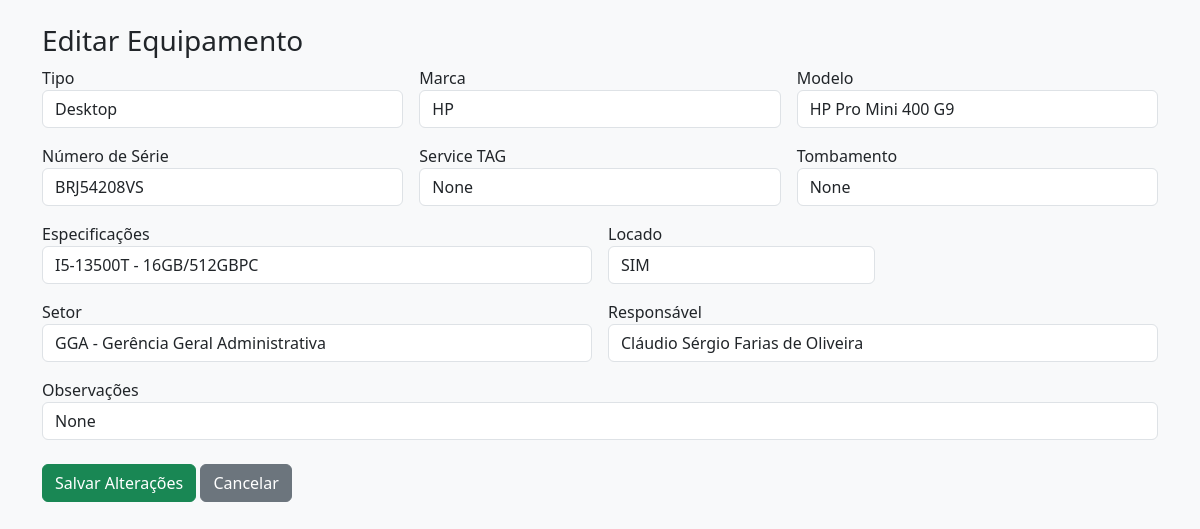
/editar/5, run on the app's committed database.
### tables this page shows
CREATE TABLE equipamentos (
            id INTEGER PRIMARY KEY AUTOINCREMENT,
            tipo TEXT,
            marca TEXT,
            modelo TEXT,
            numero_serie TEXT,
            service_tag TEXT,
            tombamento TEXT,
            especificacoes TEXT,
            locado TEXT,
            setor TEXT,
            responsavel TEXT,
            observacoes TEXT,
            status TEXT DEFAULT 'ATIVO'
        );

### app.py (the view, shortened to what this page needs)
@app.route("/editar/<int:id>", methods=["GET", "POST"])
def editar(id):
    conn = sqlite3.connect(DATABASE)
    conn.row_factory = sqlite3.Row
    cursor = conn.cursor()
    cursor.execute("SELECT * FROM equipamentos WHERE id=?", (id,))
    equipamento = cursor.fetchone()
    conn.close()
    return render_template("editar.html", equipamento=equipamento)

### templates/editar.html (shortened to what this page needs)
<!DOCTYPE html>
<html>
<head>
    <link href="https://cdn.jsdelivr.net/npm/bootstrap@5.3.2/dist/css/bootstrap.min.css" rel="stylesheet">
</head>
<body class="bg-light">
<div class="container mt-4">
    <h3>Editar Equipamento</h3>
    <form method="POST">
        <div class="row g-3">
            <div class="col-md-4">
                <label>Tipo</label>
                <input class="form-control" name="tipo" value="{{ equipamento['tipo'] }}">
            </div>
            <div class="col-md-4">
                <label>Marca</label>
                <input class="form-control" name="marca" value="{{ equipamento['marca'] }}">
            </div>
            <div class="col-md-4">
                <label>Modelo</label>
                <input class="form-control" name="modelo" value="{{ equipamento['modelo'] }}">
            </div>
            <div class="col-md-4">
                <label>Número de Série</label>
                <input class="form-control" name="numero_serie" value="{{ equipamento['numero_serie'] }}">
            </div>
            <div class="col-md-4">
                <label>Service TAG</label>
                <input class="form-control" name="service_tag" value="{{ equipamento['service_tag'] }}">
            </div>
            <div class="col-md-4">
                <label>Tombamento</label>
                <input class="form-control" name="tombamento" value="{{ equipamento['tombamento'] }}">
            </div>
            <div class="col-md-6">
                <label>Especificações</label>
                <input class="form-control" name="especificacoes" value="{{ equipamento['especificacoes'] }}">
            </div>
            <div class="col-md-3">
                <label>Locado</label>
                <select class="form-control" name="locado">
                    <option {% if equipamento['locado']=='SIM' %}selected{% endif %}>SIM</option>
                </select>
            </div>
            <div class="col-md-6">
                <label>Setor</label>
                <input class="form-control" name="setor" value="{{ equipamento['setor'] }}">
            </div>
            <div class="col-md-6">
                <label>Responsável</label>
                <input class="form-control" name="responsavel" value="{{ equipamento['responsavel'] }}">
            </div>
            <div class="col-md-12">
                <label>Observações</label>
                <input class="form-control" name="observacoes" value="{{ equipamento['observacoes'] }}">
            </div>
        </div>
        <br>
        <button class="btn btn-success">Salvar Alterações</button>
        <a href="/equipamentos" class="btn btn-secondary">Cancelar</a>
    </form>
</div>
</body>
</html>

### data on the page
equipamentos: tipo "Desktop", marca "HP", modelo "HP Pro Mini 400 G9", numero_serie "BRJ54208VS", service_tag "None", tombamento "None", especificacoes "I5-13500T - 16GB/512GBPC", locado "SIM", setor "GGA - Gerência Geral Administrativa", responsavel "Cláudio Sérgio Farias de Oliveira", observacoes "None"
